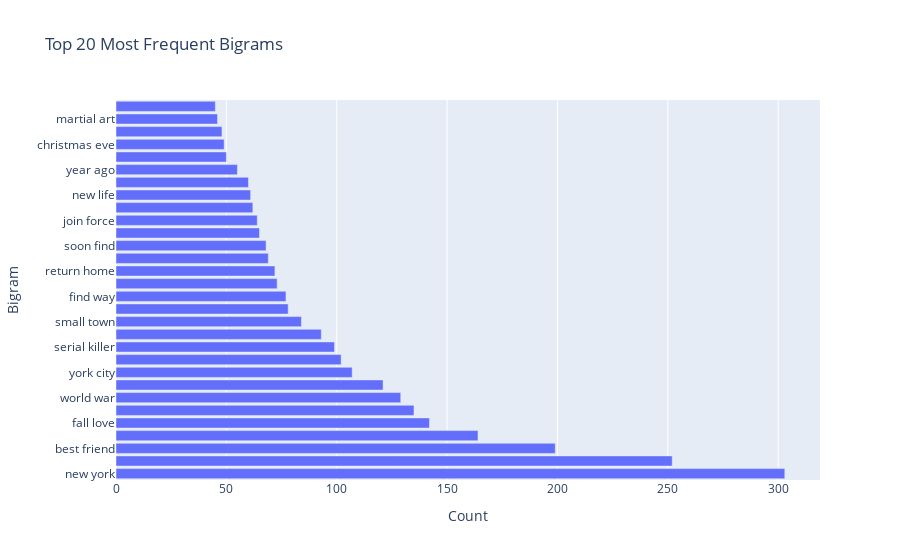

The cell this chart's notebook holds for it:
### Markdown cell above
The bigram analysis reveals interesting patterns in the movie overviews:

- Location-based phrases like "new york", "los angeles", and "york city" are among the most frequent, suggesting many movies are set in major cities
- Character relationships and demographics appear often through bigrams like "best friend", "young woman", "young man", "young girl" and "young boy"
- Time-related phrases such as "year later", "year old", "year ago" are common narrative devices
- Plot elements emerge through phrases like "fall love", "world war", "true story", "serial killer"
- Professional roles appear in bigrams like "police officer", "fbi agent"

The high frequency of youth-related terms ("young woman/man/girl/boy") and relationship terms ("best friend", "fall love") suggests many movies focus on coming-of-age stories and relationships. The presence of action-oriented phrases ("police officer", "serial killer") and historical terms ("world war") reflects the prominence of crime, action and historical genres.

### Code cell
bigram_vec = CountVectorizer(ngram_range=(2, 2), max_features=30)
X_bigram = bigram_vec.fit_transform(movies_clean['cleaned_overview'])

bigram_counts = X_bigram.sum(axis=0)
bigram_freq = [(word, bigram_counts[0, idx]) for word, idx in bigram_vec.vocabulary_.items()]
bigram_freq = sorted(bigram_freq, key=lambda x: x[1], reverse=True)

bigram_df = pd.DataFrame(bigram_freq, columns=['Bigram', 'Count'])

fig = px.bar(bigram_df, x='Count', y='Bigram', orientation='h',
             title='Top 20 Most Frequent Bigrams')
fig.show()

### Figure 1 — Plotly figure (JSON) as saved in the notebook; plotly's stock layout.template omitted (floating-point values rounded to 4 significant figures)
{"data": [{"hovertemplate": "Count=%{x}<br>Bigram=%{y}<extra></extra>", "legendgroup": "", "marker": {"color": "#636efa", "pattern": {"shape": ""}}, "name": "", "orientation": "h", "showlegend": false, "textposition": "auto", "type": "bar", "x": [303, 252, 199, 164, 142, 135, 129, 121, 107, 102, 99, 93, 84, 78, 77, 73, 72, 69, 68, 65, 64, 62, 61, 60, 55, 50, 49, 48, 46, 45], "xaxis": "x", "y": ["new york", "high school", "best friend", "young woman", "fall love", "los angeles", "world war", "young man", "york city", "true story", "serial killer", "war ii", "small town", "year later", "find way", "young girl", "return home", "year old", "soon find", "young boy", "join force", "police officer", "new life", "united state", "year ago", "road trip", "christmas eve", "fbi agent", "martial art", "tell story"], "yaxis": "y"}], "layout": {"barmode": "relative", "legend": {"tracegroupgap": 0}, "title": {"text": "Top 20 Most Frequent Bigrams"}, "xaxis": {"anchor": "y", "domain": [0, 1], "title": {"text": "Count"}}, "yaxis": {"anchor": "x", "domain": [0, 1], "title": {"text": "Bigram"}}}}
